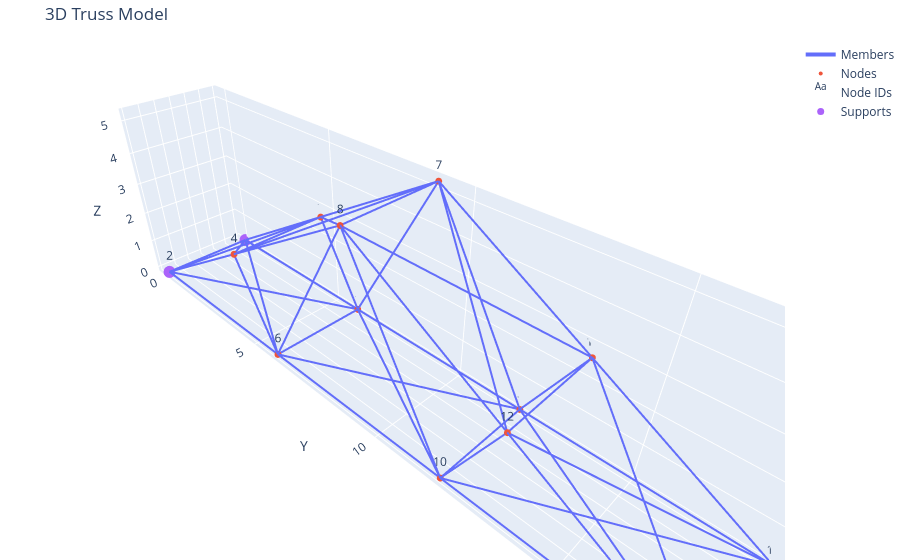
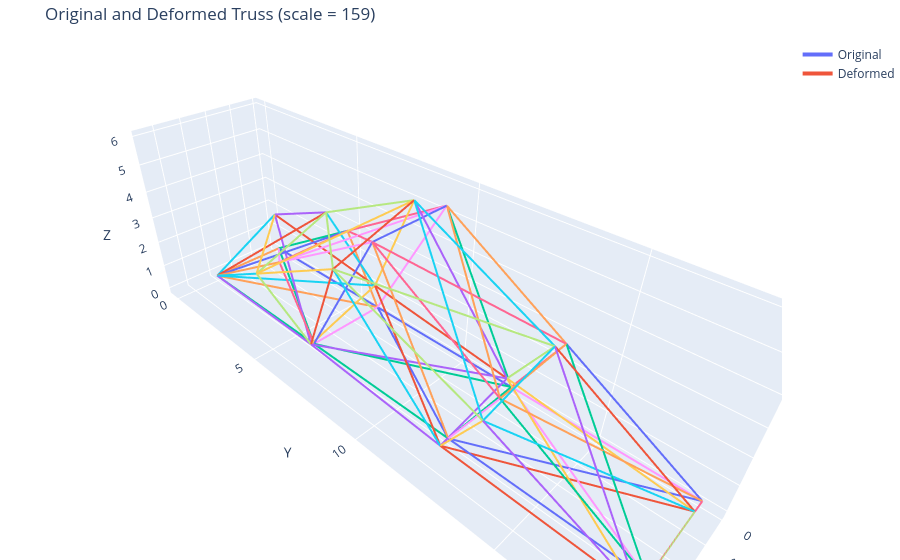

Here is the notebook cell these charts were saved with, in order:
### Markdown cell above
### Validation Support Displacement

### Code cell
filepath = 'inputs/validation_truss_supp_disp.json'

result = solver.truss_solver(filepath)
pp = postprocess.truss_output(filepath, result)

### Figure 1 — Plotly figure (JSON) as saved in the notebook; plotly's stock layout.template omitted (floating-point values rounded to 4 significant figures; data arrays with more than 128 entries replaced by an {"elided": "..."} marker saying what was removed)
{"data": [{"line": {"width": 4}, "mode": "lines", "name": "Members", "type": "scatter3d", "x": {"elided": "129 int values"}, "y": {"elided": "129 float values"}, "z": {"elided": "129 float values"}}, {"marker": {"size": 4}, "mode": "markers", "name": "Nodes", "type": "scatter3d", "x": [0, 3, 0, 3, 0, 3, 0, 3, 0, 3, 0, 3, 0, 3], "y": [0, 0, 4.5, 4.5, 6, 6, 9, 9, 12, 12, 13.5, 13.5, 18, 18], "z": [0, 0, 2.598, 2.598, 0, 0, 5.196, 5.196, 0, 0, 2.598, 2.598, 0, 0]}, {"mode": "text", "name": "Node IDs", "text": ["1", "2", "3", "4", "5", "6", "7", "8", "9", "10", "11", "12", "13", "14"], "textposition": "top center", "type": "scatter3d", "x": [0, 3, 0, 3, 0, 3, 0, 3, 0, 3, 0, 3, 0, 3], "y": [0, 0, 4.5, 4.5, 6, 6, 9, 9, 12, 12, 13.5, 13.5, 18, 18], "z": [0, 0, 2.598, 2.598, 0, 0, 5.196, 5.196, 0, 0, 2.598, 2.598, 0, 0]}, {"marker": {"size": 7}, "mode": "markers", "name": "Supports", "type": "scatter3d", "x": [0, 3, 0, 3], "y": [0, 0, 18, 18], "z": [0, 0, 0, 0]}], "layout": {"margin": {"b": 0, "l": 0, "r": 0, "t": 40}, "scene": {"aspectmode": "data", "xaxis": {"title": {"text": "X"}}, "yaxis": {"title": {"text": "Y"}}, "zaxis": {"title": {"text": "Z"}}}, "showlegend": true, "title": {"text": "3D Truss Model"}}}

### Figure 2 — Plotly figure (JSON) as saved in the notebook; plotly's stock layout.template omitted (floating-point values rounded to 4 significant figures)
{"data": [{"line": {"width": 4}, "mode": "lines", "name": "Original", "showlegend": true, "type": "scatter3d", "x": [0, 0], "y": [0, 6], "z": [0, 0]}, {"line": {"width": 4}, "mode": "lines", "name": "Deformed", "showlegend": true, "type": "scatter3d", "x": [0, 0.1182], "y": [0, 6.008], "z": [1.593, 1.017]}, {"line": {"width": 4}, "mode": "lines", "showlegend": false, "type": "scatter3d", "x": [0, 0], "y": [0, 4.5], "z": [0, 2.598]}, {"line": {"width": 4}, "mode": "lines", "showlegend": false, "type": "scatter3d", "x": [0, 0.9894], "y": [0, 4.598], "z": [1.593, 3.73]}, {"line": {"width": 4}, "mode": "lines", "showlegend": false, "type": "scatter3d", "x": [0, 0], "y": [4.5, 6], "z": [2.598, 0]}, {"line": {"width": 4}, "mode": "lines", "showlegend": false, "type": "scatter3d", "x": [0.9894, 0.1182], "y": [4.598, 6.008], "z": [3.73, 1.017]}, {"line": {"width": 4}, "mode": "lines", "showlegend": false, "type": "scatter3d", "x": [0, 0], "y": [4.5, 9], "z": [2.598, 5.196]}, {"line": {"width": 4}, "mode": "lines", "showlegend": false, "type": "scatter3d", "x": [0.9894, 1.604], "y": [4.598, 9.182], "z": [3.73, 5.993]}, {"line": {"width": 4}, "mode": "lines", "showlegend": false, "type": "scatter3d", "x": [0, 0], "y": [6, 9], "z": [0, 5.196]}, {"line": {"width": 4}, "mode": "lines", "showlegend": false, "type": "scatter3d", "x": [0.1182, 1.604], "y": [6.008, 9.182], "z": [1.017, 5.993]}, {"line": {"width": 4}, "mode": "lines", "showlegend": false, "type": "scatter3d", "x": [0, 0], "y": [6, 12], "z": [0, 0]}, {"line": {"width": 4}, "mode": "lines", "showlegend": false, "type": "scatter3d", "x": [0.1182, 0.3303], "y": [6.008, 12.01], "z": [1.017, 0.5764]}, {"line": {"width": 4}, "mode": "lines", "showlegend": false, "type": "scatter3d", "x": [0, 0], "y": [9, 12], "z": [5.196, 0]}, {"line": {"width": 4}, "mode": "lines", "showlegend": false, "type": "scatter3d", "x": [1.604, 0.3303], "y": [9.182, 12.01], "z": [5.993, 0.5764]}, {"line": {"width": 4}, "mode": "lines", "showlegend": false, "type": "scatter3d", "x": [0, 0], "y": [9, 13.5], "z": [5.196, 2.598]}, {"line": {"width": 4}, "mode": "lines", "showlegend": false, "type": "scatter3d", "x": [1.604, 0.8387], "y": [9.182, 13.6], "z": [5.993, 3.059]}, {"line": {"width": 4}, "mode": "lines", "showlegend": false, "type": "scatter3d", "x": [0, 0], "y": [12, 13.5], "z": [0, 2.598]}, {"line": {"width": 4}, "mode": "lines", "showlegend": false, "type": "scatter3d", "x": [0.3303, 0.8387], "y": [12.01, 13.6], "z": [0.5764, 3.059]}, {"line": {"width": 4}, "mode": "lines", "showlegend": false, "type": "scatter3d", "x": [0, 0], "y": [12, 18], "z": [0, 0]}, {"line": {"width": 4}, "mode": "lines", "showlegend": false, "type": "scatter3d", "x": [0.3303, 0.4485], "y": [12.01, 18.0], "z": [0.5764, 0]}, {"line": {"width": 4}, "mode": "lines", "showlegend": false, "type": "scatter3d", "x": [0, 0], "y": [13.5, 18], "z": [2.598, 0]}, {"line": {"width": 4}, "mode": "lines", "showlegend": false, "type": "scatter3d", "x": [0.8387, 0.4485], "y": [13.6, 18.0], "z": [3.059, 0]}, {"line": {"width": 4}, "mode": "lines", "showlegend": false, "type": "scatter3d", "x": [3, 3], "y": [0, 6], "z": [0, 0]}, {"line": {"width": 4}, "mode": "lines", "showlegend": false, "type": "scatter3d", "x": [3.0, 3.118], "y": [0, 5.992], "z": [0, 0.04542]}, {"line": {"width": 4}, "mode": "lines", "showlegend": false, "type": "scatter3d", "x": [3, 3], "y": [0, 4.5], "z": [0, 2.598]}, {"line": {"width": 4}, "mode": "lines", "showlegend": false, "type": "scatter3d", "x": [3.0, 3.989], "y": [0, 4.632], "z": [0, 2.661]}, {"line": {"width": 4}, "mode": "lines", "showlegend": false, "type": "scatter3d", "x": [3, 3], "y": [4.5, 6], "z": [2.598, 0]}, {"line": {"width": 4}, "mode": "lines", "showlegend": false, "type": "scatter3d", "x": [3.989, 3.118], "y": [4.632, 5.992], "z": [2.661, 0.04542]}, {"line": {"width": 4}, "mode": "lines", "showlegend": false, "type": "scatter3d", "x": [3, 3], "y": [4.5, 9], "z": [2.598, 5.196]}, {"line": {"width": 4}, "mode": "lines", "showlegend": false, "type": "scatter3d", "x": [3.989, 4.604], "y": [4.632, 9.278], "z": [2.661, 5.196]}, {"line": {"width": 4}, "mode": "lines", "showlegend": false, "type": "scatter3d", "x": [3, 3], "y": [6, 9], "z": [0, 5.196]}, {"line": {"width": 4}, "mode": "lines", "showlegend": false, "type": "scatter3d", "x": [3.118, 4.604], "y": [5.992, 9.278], "z": [0.04542, 5.196]}, {"line": {"width": 4}, "mode": "lines", "showlegend": false, "type": "scatter3d", "x": [3, 3], "y": [6, 12], "z": [0, 0]}, {"line": {"width": 4}, "mode": "lines", "showlegend": false, "type": "scatter3d", "x": [3.118, 3.33], "y": [5.992, 11.99], "z": [0.04542, -0.04542]}, {"line": {"width": 4}, "mode": "lines", "showlegend": false, "type": "scatter3d", "x": [3, 3], "y": [9, 12], "z": [5.196, 0]}, {"line": {"width": 4}, "mode": "lines", "showlegend": false, "type": "scatter3d", "x": [4.604, 3.33], "y": [9.278, 11.99], "z": [5.196, -0.04542]}, {"line": {"width": 4}, "mode": "lines", "showlegend": false, "type": "scatter3d", "x": [3, 3], "y": [9, 13.5], "z": [5.196, 2.598]}, {"line": {"width": 4}, "mode": "lines", "showlegend": false, "type": "scatter3d", "x": [4.604, 3.839], "y": [9.278, 13.63], "z": [5.196, 2.535]}, {"line": {"width": 4}, "mode": "lines", "showlegend": false, "type": "scatter3d", "x": [3, 3], "y": [12, 13.5], "z": [0, 2.598]}, {"line": {"width": 4}, "mode": "lines", "showlegend": false, "type": "scatter3d", "x": [3.33, 3.839], "y": [11.99, 13.63], "z": [-0.04542, 2.535]}, {"line": {"width": 4}, "mode": "lines", "showlegend": false, "type": "scatter3d", "x": [3, 3], "y": [12, 18], "z": [0, 0]}, {"line": {"width": 4}, "mode": "lines", "showlegend": false, "type": "scatter3d", "x": [3.33, 3.448], "y": [11.99, 18.0], "z": [-0.04542, 0]}, {"line": {"width": 4}, "mode": "lines", "showlegend": false, "type": "scatter3d", "x": [3, 3], "y": [13.5, 18], "z": [2.598, 0]}, {"line": {"width": 4}, "mode": "lines", "showlegend": false, "type": "scatter3d", "x": [3.839, 3.448], "y": [13.63, 18.0], "z": [2.535, 0]}, {"line": {"width": 4}, "mode": "lines", "showlegend": false, "type": "scatter3d", "x": [0, 3], "y": [0, 0], "z": [0, 0]}, {"line": {"width": 4}, "mode": "lines", "showlegend": false, "type": "scatter3d", "x": [0, 3.0], "y": [0, 0], "z": [1.593, 0]}, {"line": {"width": 4}, "mode": "lines", "showlegend": false, "type": "scatter3d", "x": [0, 3], "y": [4.5, 4.5], "z": [2.598, 2.598]}, {"line": {"width": 4}, "mode": "lines", "showlegend": false, "type": "scatter3d", "x": [0.9894, 3.989], "y": [4.598, 4.632], "z": [3.73, 2.661]}, {"line": {"width": 4}, "mode": "lines", "showlegend": false, "type": "scatter3d", "x": [0, 3], "y": [6, 6], "z": [0, 0]}, {"line": {"width": 4}, "mode": "lines", "showlegend": false, "type": "scatter3d", "x": [0.1182, 3.118], "y": [6.008, 5.992], "z": [1.017, 0.04542]}, {"line": {"width": 4}, "mode": "lines", "showlegend": false, "type": "scatter3d", "x": [0, 3], "y": [9, 9], "z": [5.196, 5.196]}, {"line": {"width": 4}, "mode": "lines", "showlegend": false, "type": "scatter3d", "x": [1.604, 4.604], "y": [9.182, 9.278], "z": [5.993, 5.196]}, {"line": {"width": 4}, "mode": "lines", "showlegend": false, "type": "scatter3d", "x": [0, 3], "y": [12, 12], "z": [0, 0]}, {"line": {"width": 4}, "mode": "lines", "showlegend": false, "type": "scatter3d", "x": [0.3303, 3.33], "y": [12.01, 11.99], "z": [0.5764, -0.04542]}, {"line": {"width": 4}, "mode": "lines", "showlegend": false, "type": "scatter3d", "x": [0, 3], "y": [13.5, 13.5], "z": [2.598, 2.598]}, {"line": {"width": 4}, "mode": "lines", "showlegend": false, "type": "scatter3d", "x": [0.8387, 3.839], "y": [13.6, 13.63], "z": [3.059, 2.535]}, {"line": {"width": 4}, "mode": "lines", "showlegend": false, "type": "scatter3d", "x": [0, 3], "y": [18, 18], "z": [0, 0]}, {"line": {"width": 4}, "mode": "lines", "showlegend": false, "type": "scatter3d", "x": [0.4485, 3.448], "y": [18.0, 18.0], "z": [0, 0]}, {"line": {"width": 4}, "mode": "lines", "showlegend": false, "type": "scatter3d", "x": [0, 3], "y": [0, 4.5], "z": [0, 2.598]}, {"line": {"width": 4}, "mode": "lines", "showlegend": false, "type": "scatter3d", "x": [0, 3.989], "y": [0, 4.632], "z": [1.593, 2.661]}, {"line": {"width": 4}, "mode": "lines", "showlegend": false, "type": "scatter3d", "x": [3, 0], "y": [0, 4.5], "z": [0, 2.598]}, {"line": {"width": 4}, "mode": "lines", "showlegend": false, "type": "scatter3d", "x": [3.0, 0.9894], "y": [0, 4.598], "z": [0, 3.73]}, {"line": {"width": 4}, "mode": "lines", "showlegend": false, "type": "scatter3d", "x": [0, 3], "y": [0, 6], "z": [0, 0]}, {"line": {"width": 4}, "mode": "lines", "showlegend": false, "type": "scatter3d", "x": [0, 3.118], "y": [0, 5.992], "z": [1.593, 0.04542]}, {"line": {"width": 4}, "mode": "lines", "showlegend": false, "type": "scatter3d", "x": [3, 0], "y": [0, 6], "z": [0, 0]}, {"line": {"width": 4}, "mode": "lines", "showlegend": false, "type": "scatter3d", "x": [3.0, 0.1182], "y": [0, 6.008], "z": [0, 1.017]}, {"line": {"width": 4}, "mode": "lines", "showlegend": false, "type": "scatter3d", "x": [0, 3], "y": [4.5, 9], "z": [2.598, 5.196]}, {"line": {"width": 4}, "mode": "lines", "showlegend": false, "type": "scatter3d", "x": [0.9894, 4.604], "y": [4.598, 9.278], "z": [3.73, 5.196]}, {"line": {"width": 4}, "mode": "lines", "showlegend": false, "type": "scatter3d", "x": [3, 0], "y": [4.5, 9], "z": [2.598, 5.196]}, {"line": {"width": 4}, "mode": "lines", "showlegend": false, "type": "scatter3d", "x": [3.989, 1.604], "y": [4.632, 9.182], "z": [2.661, 5.993]}, {"line": {"width": 4}, "mode": "lines", "showlegend": false, "type": "scatter3d", "x": [0, 3], "y": [6, 12], "z": [0, 0]}, {"line": {"width": 4}, "mode": "lines", "showlegend": false, "type": "scatter3d", "x": [0.1182, 3.33], "y": [6.008, 11.99], "z": [1.017, -0.04542]}, {"line": {"width": 4}, "mode": "lines", "showlegend": false, "type": "scatter3d", "x": [3, 0], "y": [6, 12], "z": [0, 0]}, {"line": {"width": 4}, "mode": "lines", "showlegend": false, "type": "scatter3d", "x": [3.118, 0.3303], "y": [5.992, 12.01], "z": [0.04542, 0.5764]}, {"line": {"width": 4}, "mode": "lines", "showlegend": false, "type": "scatter3d", "x": [0, 3], "y": [9, 13.5], "z": [5.196, 2.598]}, {"line": {"width": 4}, "mode": "lines", "showlegend": false, "type": "scatter3d", "x": [1.604, 3.839], "y": [9.182, 13.63], "z": [5.993, 2.535]}, {"line": {"width": 4}, "mode": "lines", "showlegend": false, "type": "scatter3d", "x": [3, 0], "y": [9, 13.5], "z": [5.196, 2.598]}, {"line": {"width": 4}, "mode": "lines", "showlegend": false, "type": "scatter3d", "x": [4.604, 0.8387], "y": [9.278, 13.6], "z": [5.196, 3.059]}, {"line": {"width": 4}, "mode": "lines", "showlegend": false, "type": "scatter3d", "x": [0, 3], "y": [12, 18], "z": [0, 0]}, {"line": {"width": 4}, "mode": "lines", "showlegend": false, "type": "scatter3d", "x": [0.3303, 3.448], "y": [12.01, 18.0], "z": [0.5764, 0]}, {"line": {"width": 4}, "mode": "lines", "showlegend": false, "type": "scatter3d", "x": [3, 0], "y": [12, 18], "z": [0, 0]}, {"line": {"width": 4}, "mode": "lines", "showlegend": false, "type": "scatter3d", "x": [3.33, 0.4485], "y": [11.99, 18.0], "z": [-0.04542, 0]}, {"line": {"width": 4}, "mode": "lines", "showlegend": false, "type": "scatter3d", "x": [0, 3], "y": [13.5, 18], "z": [2.598, 0]}, {"line": {"width": 4}, "mode": "lines", "showlegend": false, "type": "scatter3d", "x": [0.8387, 3.448], "y": [13.6, 18.0], "z": [3.059, 0]}, {"line": {"width": 4}, "mode": "lines", "showlegend": false, "type": "scatter3d", "x": [3, 0], "y": [13.5, 18], "z": [2.598, 0]}, {"line": {"width": 4}, "mode": "lines", "showlegend": false, "type": "scatter3d", "x": [3.839, 0.4485], "y": [13.63, 18.0], "z": [2.535, 0]}], "layout": {"margin": {"b": 0, "l": 0, "r": 0, "t": 40}, "scene": {"aspectmode": "data", "xaxis": {"title": {"text": "X"}}, "yaxis": {"title": {"text": "Y"}}, "zaxis": {"title": {"text": "Z"}}}, "title": {"text": "Original and Deformed Truss (scale = 159)"}}}
